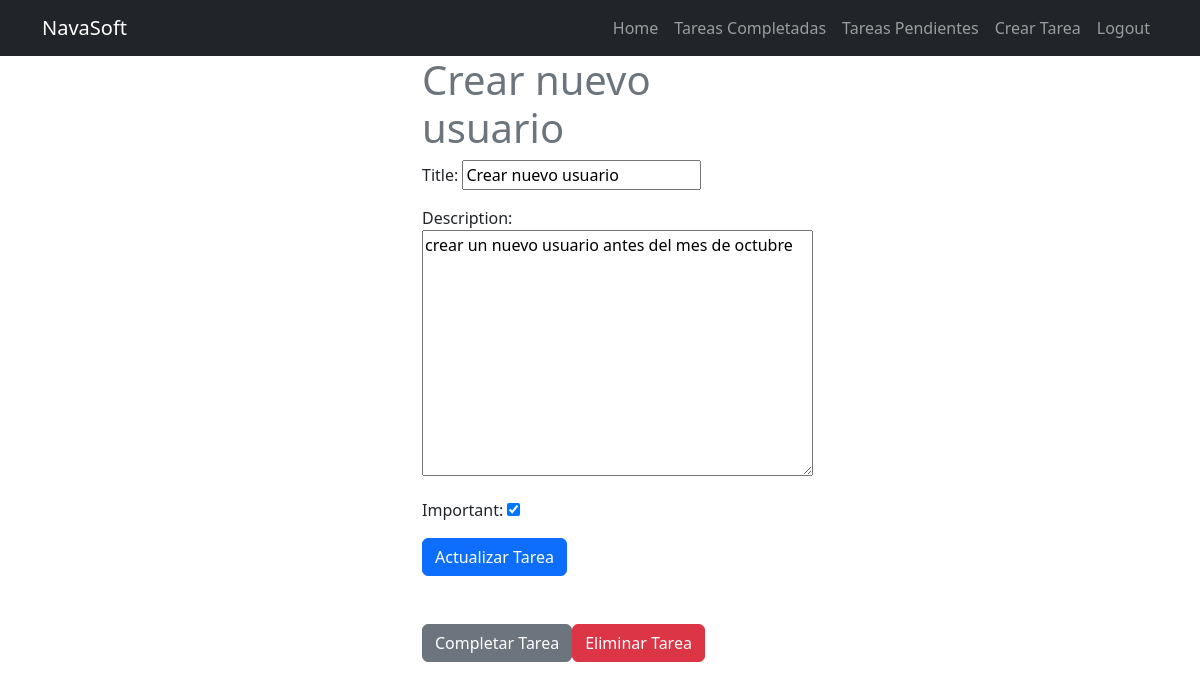
Screenshot of /tasks/3 (signed in) with the database file from the repository.
### tasks/models.py (models this page shows, shortened)
class Task(models.Model):
  title = models.CharField(max_length=200)
  description = models.TextField(max_length=1000)
  created = models.DateTimeField(auto_now_add=True)
  datecompleted = models.DateTimeField(null=True, blank=True) #tarea completada
  important = models.BooleanField(default=False)
  user = models.ForeignKey(User, on_delete=models.CASCADE)

### tasks/views.py (the view, shortened to what this page needs)
# urls.py: path("tasks/<int:task_id>", views.task_detail, name='task_detail'),
@login_required
def task_detail(request, task_id):
    if request.method == 'GET':
        task = get_object_or_404(Task, pk=task_id, user=request.user)#evita la caida del server , el usuario debe coincideir con el user actual
        form =  TaskForm(instance=task)#llenara el form con la tarea
        return render(request, 'task_detail.html', {'task':task, 'form':form})

### tasks/forms.py
class TaskForm(forms.ModelForm):
    class Meta:
        model = Task
        fields = ['title', 'description', 'important']
        Widgets={
            'title':forms.TextInput(attrs = {
                'class':'form-control', 'placeholder':'Escribe el titulo de tu tarea'
            }),
            'description':forms.Textarea(attrs = {
                'class':'form-control', 'placeholder':'Escribe la descripcion de tu tarea'
            }),
            'important':forms.CheckboxInput(attrs = {
                'class':'form-check-input m-auto'
            })
        }

### tasks/templates/task_detail.html (shortened to what this page needs)
{% extends 'base.html' %}
{% block content %}
<main class="container">
    <div class="row">
        <div class="col-md-4 offset-md-4">
            <h1 class="text-secondary">{{task.title}}</h1>
            <form action="" method="post">
                {{form.as_p}}
                <button class="btn btn-primary">
                    Actualizar Tarea
                </button>
            </form>
            <div class="mt-5 d-flex ">
                <form action="{% url 'complete_task' task.id %}"  method="post">
                    <button class="btn btn-secondary">
                        Completar Tarea
                    </button>
                </form>
                <form action="{% url 'delete_task' task.id %}"  method="post">
                    <button class="btn btn-danger">
                        Eliminar Tarea
                    </button>
                </form>
            </div>
        </div>
    </div>
</main>
{% endblock %}

### rows the page displays
Task: title "Crear nuevo usuario", description "crear un nuevo usuario antes del mes de octubre", important "☑"
